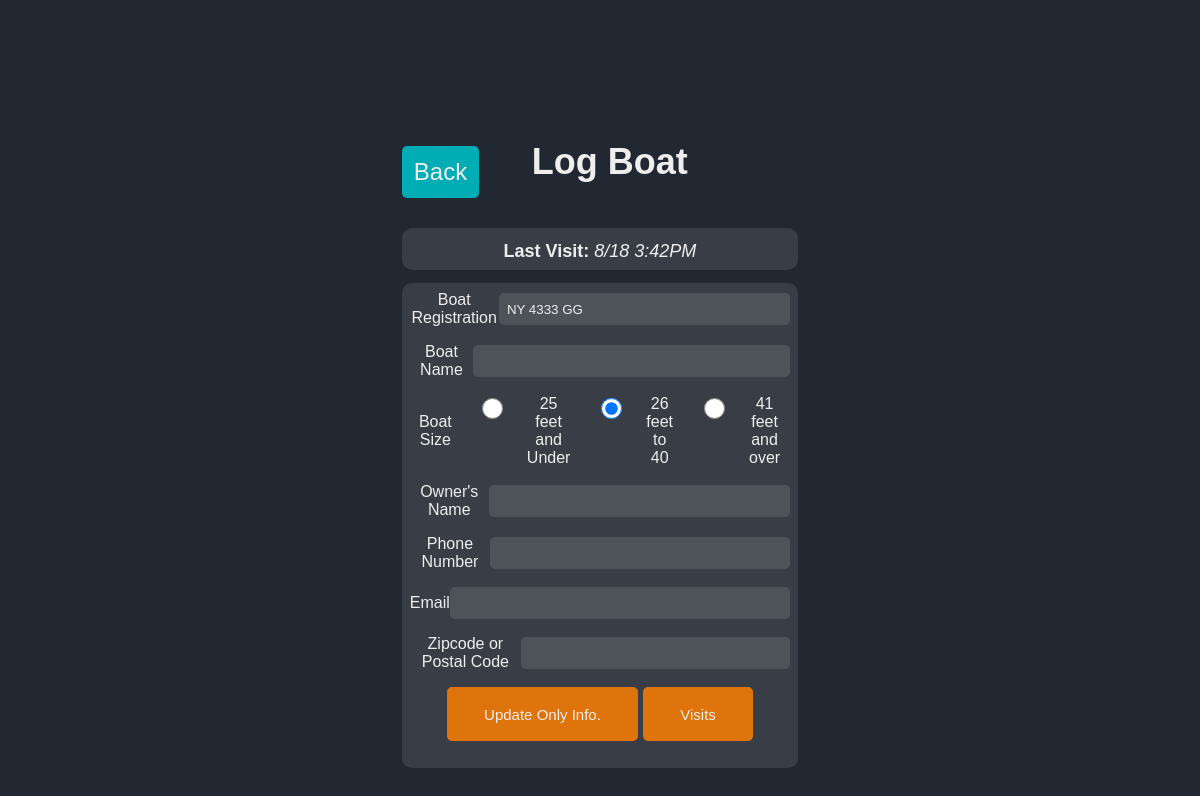
The app's page /log-boat?boat_reg=NY+4333+GG&boat_name=&phone_number=&id=1 (signed in), older data.
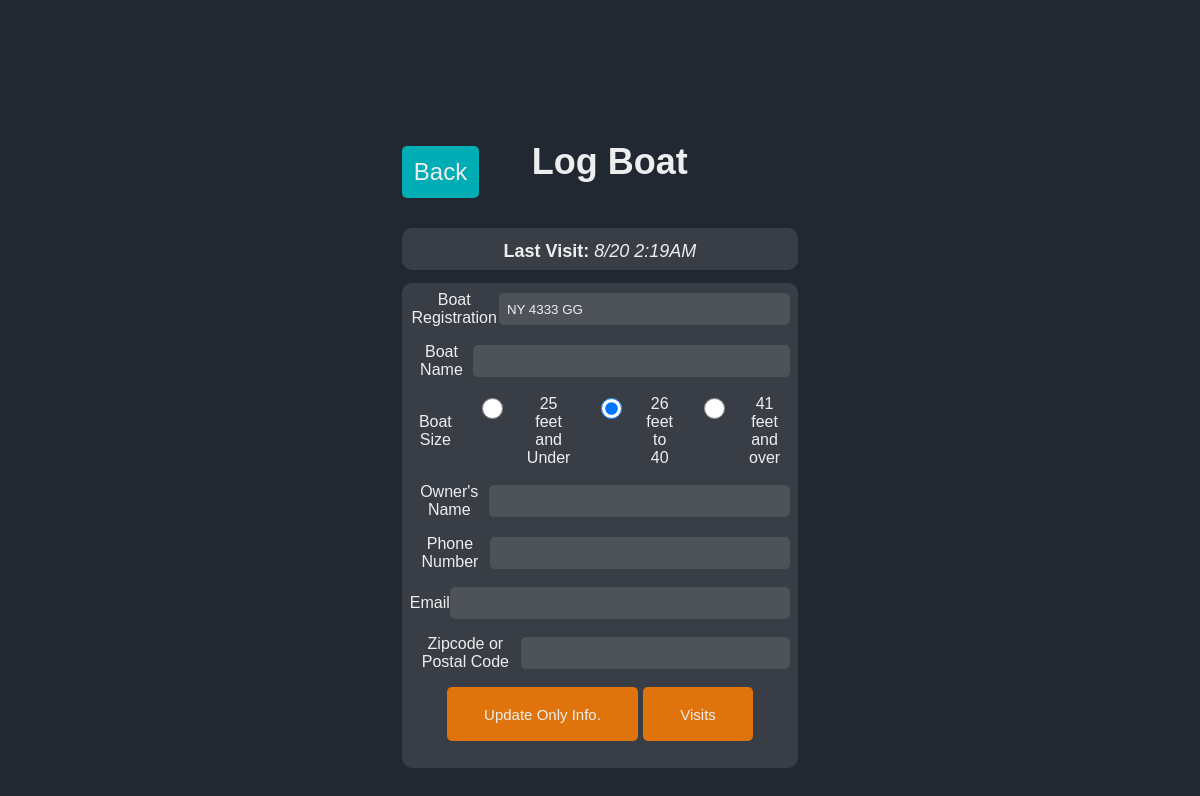
The same page, newer data.
### website/models.py (models this page shows)
class Visit(db.Model):
    id = db.Column(db.Integer, primary_key=True)
    logged_by = db.Column(db.Integer, db.ForeignKey('user.id'))
    payment_by = db.Column(db.Integer, db.ForeignKey('user.id'))
    logged_by_user = db.relationship('User', foreign_keys=[logged_by], back_populates='logged_visits')
    payment_by_user = db.relationship('User', foreign_keys=[payment_by], back_populates='paid_visits')
    date_in = db.Column(db.String(150))
    date_paid = db.Column(db.String(150))
    paid_amount = db.Column(db.Float)
    paid_days = db.Column(db.Integer)
    paid_nights = db.Column(db.Integer)
    paid_enw = db.Column(db.Boolean)
    paid_with = db.Column(db.String(150))
    unpaid_days = db.Column(db.Integer)
    unpaid_nights = db.Column(db.Integer)
    total = db.Column(db.Float)
    unpaid_total = db.Column(db.Float)
    boat_id = db.Column(db.Integer, db.ForeignKey('boat.id'))

### website/views.py (the view)
@views.route('/log-boat', methods=['GET', 'POST'])
@login_required
def log_boat():
    form = BoatLogForm()
    sorted_visits = None
    if form.validate_on_submit():
        if request.method == "POST":
            button_pressed = request.form.get('submit-button')
            print("Button pressed is: " + str(button_pressed))
            if button_pressed == 'log':
                return addBoatToDB('log-boat.html', form)
            elif button_pressed == 'update':
                currentboatID = request.args.get('id', '')
                result = getBoatById(currentboatID)
                updateBoatInfo(form, result)
                flash('Succesfully updated boater information', category='success')
                return redirect(url_for('views.search'))
            elif button_pressed == 'visits':
                currentboatID = request.args.get('id', '')
                boat = getBoatById(currentboatID)
                return redirect(url_for('views.visits', id=currentboatID, boat=boat))
    else:
        print(form.errors)
    if request.method == "GET":
        form.boat_reg.data = boat_reg = request.args.get('boat_reg', '')
        form.boat_name.data = request.args.get('boat_name', '')
        form.phone_number.data = request.args.get('phone_number', '')
        result = getBoatInDB(form)
        print(result)
        if result:
           form.boat_reg.data = result.boat_reg
           form.boat_name.data = result.boat_name
           form.phone_number.data = result.phone_number
           form.boat_size.data = result.boat_size
           form.owner_name.data = result.owner_name
           form.email.data = result.email
           form.zipcode.data = result.zipcode
           if result.visits:
               sorted_visits = sorted(result.visits, key=sort_key, reverse=True)
    return render_template("log-boat.html", form=form, boat=result, visits=sorted_visits)

### website/forms.py
class BoatLogForm(FlaskForm):
    boat_reg = StringField('Boat Registration')
    boat_name = StringField('Boat Name')
    boat_size = RadioField('Boat Size', choices=[('0-25','25 feet and Under'), ('26-40', '26 feet to 40'), ('41-Over', '41 feet and over') ] , validators=[DataRequired()])
    owner_name = StringField('Owner\'s Name')
    phone_number = StringField('Phone Number')
    email = StringField('Email')
    zipcode = StringField('Zipcode or Postal Code')
    submit = SubmitField('Submit')

### website/functions.py (called while the page is built)
def sort_key(visit):
    if visit.date_in is None:
        return datetime.min
    return datetime.strptime(visit.date_in, '%Y-%m-%d %H:%M:%S.%f+00:00')

def sanitize(string):
    return re.sub(r'\W+', '', string).lower()

### website/templates/log-boat.html (shortened to what this page needs)
{% extends "base.html" %}
{%block styles%}static/form-styles.css{%endblock%}
{% block content%}
<div class="title-log-boat">
    <a href="{{ url_for('views.search') }}"id="home-btn">Back</a>
    <h1>Log Boat</h1>
</div>
{% if not visits == None %}
<div class="visit-info-container {% if not boat.total_unpaid_nights == None and boat.total_unpaid_nights > 0 %}red-tint{%elif not boat.total_unpaid_days == None and boat.total_unpaid_days > 0%} yellow-tint {% endif %}"">
    <div class="visit-info-item last-visit"><h3><span><b>Last Visit:</b> </span><em>{{visits[0].date_in | utc_to_est_short}}</em></h3></div>
</div>
{%endif%}
<div class="info-container">
    <form method="POST">
        <div class="form-group">
            {{ form.boat_reg.label }}
            {{ form.boat_reg(class="form-control") }}
        </div>
        <div class="form-group">
            {{ form.boat_name.label }}
            {{ form.boat_name(class="form-control") }}
        </div>
        <div class="form-group">
            {{ form.boat_size.label }}
        <div>
            {% for subfield in form.boat_size %}
                {{ subfield(class="form-check-input") }} {{ subfield.label(class="form-check-label") }}
            {% endfor %}
        </div>
        </div>
        <div class="form-group">
            {{ form.owner_name.label }}
            {{ form.owner_name(class="form-control") }}
        </div>
        <div class="form-group">
            {{ form.phone_number.label }}
            {{ form.phone_number(class="form-control") }}
        </div>
        <div class="form-group">
            {{ form.email.label }}
            {{ form.email(class="form-control") }}
        </div>
        <div class="form-group">
            {{ form.zipcode.label }}
            {{ form.zipcode(class="form-control") }}
        </div>
        {% if boat == None or not boat.current_boats_id %}
            <button type="submit" class="btn btn-primary" id="login-btn" name="submit-button" value="log">Log Boat</button>
        {% else %}
            <button type="submit" class="btn btn-primary" id="update-btn" name="submit-button" value="update">Update Only Info.</button>
        {% endif %}
        <button type="submit" class="btn btn-primary" id="update-btn" name="submit-button" value="visits">Visits</button>
    </form>
</div>
{%endblock%}

Row changes from the older to the newer data that the page shows:
no longer on this page (row edited): Visit: date_in "8/18 3:42PM"
now on this page (row edited): Visit: date_in "8/20 2:19AM"
